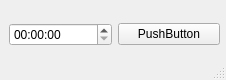
<?xml version="1.0" encoding="UTF-8"?>
<ui version="4.0">
 <class>MainWindow</class>
 <widget class="QMainWindow" name="MainWindow">
  <property name="geometry">
   <rect>
    <x>0</x>
    <y>0</y>
    <width>226</width>
    <height>80</height>
   </rect>
  </property>
  <property name="windowTitle">
   <string>MainWindow</string>
  </property>
  <widget class="QWidget" name="centralwidget">
   <widget class="QWidget" name="horizontalLayoutWidget">
    <property name="geometry">
     <rect>
      <x>9</x>
      <y>9</y>
      <width>211</width>
      <height>51</height>
     </rect>
    </property>
    <layout class="QHBoxLayout" name="horizontalLayout">
     <item>
      <widget class="QTimeEdit" name="timeEdit"/>
     </item>
     <item>
      <widget class="QPushButton" name="pushButton">
       <property name="text">
        <string>PushButton</string>
       </property>
      </widget>
     </item>
    </layout>
   </widget>
  </widget>
  <widget class="QStatusBar" name="statusbar"/>
 </widget>
 <resources/>
 <connections/>
</ui>
